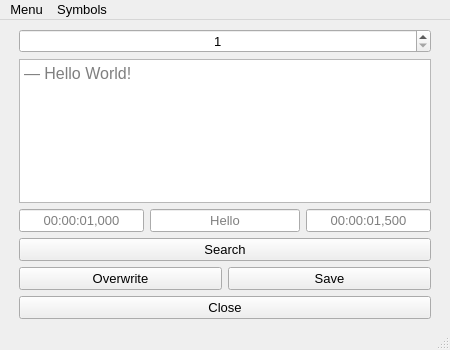
<?xml version="1.0" encoding="UTF-8"?>
<ui version="4.0">
 <class>MainWindow</class>
 <widget class="QMainWindow" name="MainWindow">
  <property name="geometry">
   <rect>
    <x>0</x>
    <y>0</y>
    <width>450</width>
    <height>350</height>
   </rect>
  </property>
  <property name="font">
   <font>
    <pointsize>10</pointsize>
   </font>
  </property>
  <property name="windowTitle">
   <string>Subtitle Editor</string>
  </property>
  <property name="statusTip">
   <string/>
  </property>
  <widget class="QWidget" name="central_widget">
   <layout class="QGridLayout" name="gridLayout_2">
    <item row="0" column="0">
     <layout class="QGridLayout" name="grid_layout">
      <property name="leftMargin">
       <number>10</number>
      </property>
      <property name="topMargin">
       <number>0</number>
      </property>
      <property name="rightMargin">
       <number>10</number>
      </property>
      <item row="0" column="0" colspan="4">
       <widget class="QSpinBox" name="subtitle_number_spinbox">
        <property name="sizePolicy">
         <sizepolicy hsizetype="Minimum" vsizetype="Fixed">
          <horstretch>0</horstretch>
          <verstretch>0</verstretch>
         </sizepolicy>
        </property>
        <property name="statusTip">
         <string>Select a subtitle [by Number]</string>
        </property>
        <property name="alignment">
         <set>Qt::AlignCenter</set>
        </property>
        <property name="minimum">
         <number>1</number>
        </property>
        <property name="value">
         <number>1</number>
        </property>
       </widget>
      </item>
      <item row="3" column="3">
       <widget class="QLineEdit" name="end_time_entry">
        <property name="sizePolicy">
         <sizepolicy hsizetype="Preferred" vsizetype="Fixed">
          <horstretch>0</horstretch>
          <verstretch>0</verstretch>
         </sizepolicy>
        </property>
        <property name="focusPolicy">
         <enum>Qt::ClickFocus</enum>
        </property>
        <property name="statusTip">
         <string>Edit the subtitle's [End Time]</string>
        </property>
        <property name="layoutDirection">
         <enum>Qt::LeftToRight</enum>
        </property>
        <property name="alignment">
         <set>Qt::AlignCenter</set>
        </property>
        <property name="placeholderText">
         <string>00:00:01,500</string>
        </property>
       </widget>
      </item>
      <item row="3" column="1" colspan="2">
       <widget class="QLineEdit" name="search_entry">
        <property name="statusTip">
         <string>Find subtitles containing the [Entered Text]</string>
        </property>
        <property name="alignment">
         <set>Qt::AlignCenter</set>
        </property>
        <property name="placeholderText">
         <string>Hello</string>
        </property>
       </widget>
      </item>
      <item row="2" column="0" colspan="4">
       <widget class="QPlainTextEdit" name="subtitle_text">
        <property name="font">
         <font>
          <pointsize>12</pointsize>
         </font>
        </property>
        <property name="statusTip">
         <string>Edit the subtitle's [Text]</string>
        </property>
        <property name="tabChangesFocus">
         <bool>true</bool>
        </property>
        <property name="placeholderText">
         <string>— Hello World!</string>
        </property>
       </widget>
      </item>
      <item row="3" column="0">
       <widget class="QLineEdit" name="start_time_entry">
        <property name="sizePolicy">
         <sizepolicy hsizetype="Preferred" vsizetype="Fixed">
          <horstretch>0</horstretch>
          <verstretch>0</verstretch>
         </sizepolicy>
        </property>
        <property name="focusPolicy">
         <enum>Qt::ClickFocus</enum>
        </property>
        <property name="statusTip">
         <string>Edit the subtitle's [Start Time]</string>
        </property>
        <property name="alignment">
         <set>Qt::AlignCenter</set>
        </property>
        <property name="placeholderText">
         <string>00:00:01,000</string>
        </property>
       </widget>
      </item>
      <item row="5" column="2" colspan="2">
       <widget class="QPushButton" name="save_button">
        <property name="sizePolicy">
         <sizepolicy hsizetype="Preferred" vsizetype="Fixed">
          <horstretch>0</horstretch>
          <verstretch>0</verstretch>
         </sizepolicy>
        </property>
        <property name="minimumSize">
         <size>
          <width>100</width>
          <height>0</height>
         </size>
        </property>
        <property name="focusPolicy">
         <enum>Qt::NoFocus</enum>
        </property>
        <property name="statusTip">
         <string>Save a new subtitle file</string>
        </property>
        <property name="text">
         <string>Save</string>
        </property>
       </widget>
      </item>
      <item row="5" column="0" colspan="2">
       <widget class="QPushButton" name="overwrite_button">
        <property name="sizePolicy">
         <sizepolicy hsizetype="Preferred" vsizetype="Fixed">
          <horstretch>0</horstretch>
          <verstretch>0</verstretch>
         </sizepolicy>
        </property>
        <property name="minimumSize">
         <size>
          <width>100</width>
          <height>0</height>
         </size>
        </property>
        <property name="focusPolicy">
         <enum>Qt::NoFocus</enum>
        </property>
        <property name="statusTip">
         <string>Overwrites the open file</string>
        </property>
        <property name="text">
         <string>Overwrite</string>
        </property>
       </widget>
      </item>
      <item row="6" column="0" colspan="4">
       <widget class="QPushButton" name="close_button">
        <property name="sizePolicy">
         <sizepolicy hsizetype="Preferred" vsizetype="Fixed">
          <horstretch>0</horstretch>
          <verstretch>0</verstretch>
         </sizepolicy>
        </property>
        <property name="minimumSize">
         <size>
          <width>100</width>
          <height>0</height>
         </size>
        </property>
        <property name="focusPolicy">
         <enum>Qt::NoFocus</enum>
        </property>
        <property name="statusTip">
         <string/>
        </property>
        <property name="text">
         <string>Close</string>
        </property>
       </widget>
      </item>
      <item row="4" column="0" colspan="4">
       <widget class="QPushButton" name="search_button">
        <property name="sizePolicy">
         <sizepolicy hsizetype="Preferred" vsizetype="Fixed">
          <horstretch>0</horstretch>
          <verstretch>0</verstretch>
         </sizepolicy>
        </property>
        <property name="minimumSize">
         <size>
          <width>100</width>
          <height>0</height>
         </size>
        </property>
        <property name="focusPolicy">
         <enum>Qt::NoFocus</enum>
        </property>
        <property name="statusTip">
         <string>Change to the next found entry</string>
        </property>
        <property name="text">
         <string>Search</string>
        </property>
       </widget>
      </item>
     </layout>
    </item>
   </layout>
  </widget>
  <widget class="QMenuBar" name="menubar">
   <property name="geometry">
    <rect>
     <x>0</x>
     <y>0</y>
     <width>450</width>
     <height>21</height>
    </rect>
   </property>
   <widget class="QMenu" name="file_menu">
    <property name="statusTip">
     <string>Menu with file options</string>
    </property>
    <property name="title">
     <string>Menu</string>
    </property>
    <addaction name="open_action"/>
    <addaction name="save_action"/>
    <addaction name="overwrite_action"/>
    <addaction name="separator"/>
    <addaction name="close_action"/>
   </widget>
   <widget class="QMenu" name="symbols_menu">
    <property name="toolTip">
     <string/>
    </property>
    <property name="statusTip">
     <string>Menu to insert commonly used symbols</string>
    </property>
    <property name="whatsThis">
     <string/>
    </property>
    <property name="accessibleName">
     <string/>
    </property>
    <property name="title">
     <string>Symbols</string>
    </property>
    <addaction name="em_dash_action"/>
    <addaction name="elipsis_action"/>
    <addaction name="eight_note_action"/>
    <addaction name="italics_action"/>
   </widget>
   <addaction name="file_menu"/>
   <addaction name="symbols_menu"/>
  </widget>
  <widget class="QStatusBar" name="statusBar"/>
  <action name="open_action">
   <property name="text">
    <string>Open</string>
   </property>
   <property name="statusTip">
    <string>Open a subtitle file</string>
   </property>
   <property name="shortcut">
    <string>Ctrl+O</string>
   </property>
  </action>
  <action name="save_action">
   <property name="text">
    <string>Save</string>
   </property>
   <property name="statusTip">
    <string>Save the current subtitle file</string>
   </property>
   <property name="shortcut">
    <string>Ctrl+S</string>
   </property>
  </action>
  <action name="overwrite_action">
   <property name="text">
    <string>Overwrite</string>
   </property>
   <property name="statusTip">
    <string>Overwrite the current subtitle file</string>
   </property>
   <property name="shortcut">
    <string>Ctrl+Shift+S</string>
   </property>
  </action>
  <action name="close_action">
   <property name="text">
    <string>Close</string>
   </property>
   <property name="statusTip">
    <string>Close the program</string>
   </property>
   <property name="shortcut">
    <string>Ctrl+Q</string>
   </property>
  </action>
  <action name="em_dash_action">
   <property name="text">
    <string>—</string>
   </property>
   <property name="statusTip">
    <string>Inserts a [—] at the current cursor location</string>
   </property>
  </action>
  <action name="elipsis_action">
   <property name="text">
    <string>…</string>
   </property>
   <property name="statusTip">
    <string> Inserts a […] at the current cursor location</string>
   </property>
  </action>
  <action name="eight_note_action">
   <property name="text">
    <string>♪</string>
   </property>
   <property name="statusTip">
    <string>Wraps the selected text with ♪ [♪ {selected_text] ♪]</string>
   </property>
  </action>
  <action name="single_bar_note_action">
   <property name="text">
    <string>♫</string>
   </property>
  </action>
  <action name="italics_action">
   <property name="text">
    <string>Italics</string>
   </property>
   <property name="statusTip">
    <string>Wraps the selected text with Italics notation [&lt;i&gt;{selected_text]&lt;/i&gt;]</string>
   </property>
  </action>
 </widget>
 <tabstops>
  <tabstop>subtitle_text</tabstop>
  <tabstop>search_entry</tabstop>
  <tabstop>subtitle_number_spinbox</tabstop>
  <tabstop>search_button</tabstop>
  <tabstop>save_button</tabstop>
  <tabstop>overwrite_button</tabstop>
  <tabstop>close_button</tabstop>
 </tabstops>
 <resources/>
 <connections/>
</ui>
